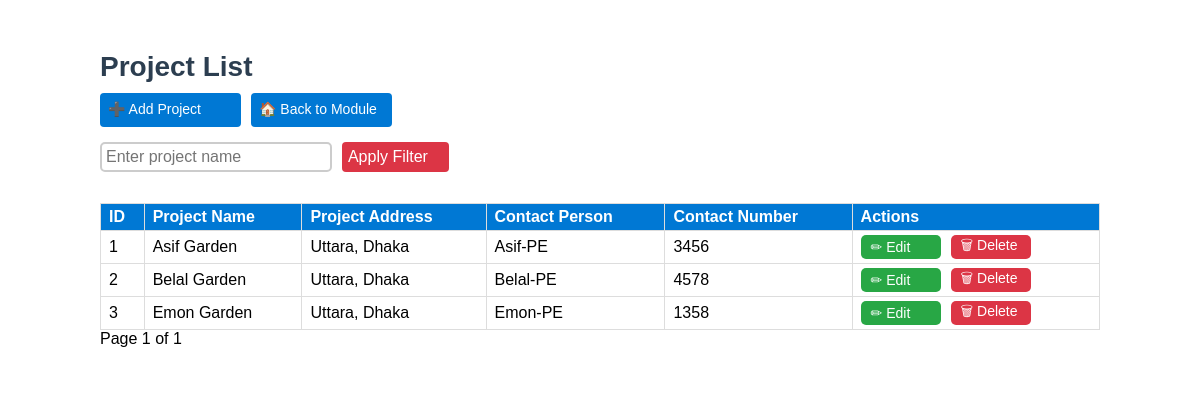
/construction-department/project/, run on the app's committed database.
### project/models.py (models this page shows, shortened)
class Project(models.Model):
    id = models.AutoField(primary_key=True)  # Auto-incrementing ID
    name_of_project = models.CharField(max_length=255)  # Project name
    project_address = models.CharField(max_length=500)  # Project address as CharField
    contact_person_name = models.CharField(max_length=255)  # Name of contact person
    contact_person_number = models.CharField(max_length=20)  # Contact number of contact person

### project/views.py (the view)
# urls.py: path("", project_list, name="project_list"),  # Display project list with filtering and pagination
def project_list(request):
    query = request.GET.get("q", "")  # Defaults to empty if no query string
    projects = Project.objects.all().order_by("id")  # Changed from "-id" to "id"
    if query:
        projects = projects.filter(name_of_project__icontains=query)
    paginator = Paginator(projects, 10)
    page_number = request.GET.get("page")
    try:
        projects_page = paginator.get_page(page_number)
    except (PageNotAnInteger, EmptyPage):
        projects_page = paginator.get_page(1)
    return render(request, "project/project_list.html", {
        "projects": projects_page,
        "query": query
    })

### project/templates/project/project_list.html (shortened to what this page needs)
{% block content %}
<div class="form-container">
    <h2>Project List</h2>
    <div class="nav-buttons">
        <a href="{% url 'project_create' %}" class="nav-button">➕ Add Project</a>
        <a href="{% url 'construction_department' %}" class="nav-button">🏠 Back to Module</a>
    </div>
    <div class="filter-container">
    <form method="get" style="display: flex; gap: 10px;">
        <input type="text" name="q" value="{{ query }}" class="filter-box" placeholder="Enter project name">
        <button type="submit" class="apply-button">Apply Filter</button>
    </form>
</div>
    <table>
        <thead>
            <tr>
                <th>ID</th>
                <th>Project Name</th>
                <th>Project Address</th>
                <th>Contact Person</th>
                <th>Contact Number</th>
                <th>Actions</th>
            </tr>
        </thead>
        <tbody>
            {% for project in projects %}
            <tr>
                <td>{{ project.id }}</td>
                <td class="name">{{ project.name_of_project }}</td>
                <td>{{ project.project_address }}</td>
                <td>{{ project.contact_person_name }}</td>
                <td>{{ project.contact_person_number }}</td>
                <td>
                    <div class="action-buttons">
                        <a href="{% url 'project_edit' project.id %}" class="action-button edit">✏ Edit</a>
                        <a href="{% url 'project_delete' project.id %}" class="action-button delete" onclick="return confirm('Are you sure you want to delete this project?');">🗑 Delete</a>
                    </div>
                </td>
            </tr>
            {% empty %}
            <tr>
                <td colspan="6" class="text-center">No projects found</td>
            </tr>
            {% endfor %}
        </tbody>
    </table>
<div class="pagination">
    <span>Page {{ projects.number }} of {{ projects.paginator.num_pages }}</span>
</div>
</div>
{% endblock %}

### project/templates/project/project_list.html (style rules this page uses)
.form-container { max-width: 1000px; margin: 0 auto; padding: 20px; background: white; border-radius: 5px; box-shadow: none; }
body, th, td, input, a, .nav-button, .filter-box, .apply-button, .action-button { font-family: "Trebuchet MS", sans-serif; }
h2 { text-align: left; color: #2c3e50; margin-bottom: 10px; font-size: 28px; }
table { width: 100%; border-collapse: collapse; margin-top: 10px; }
th, td { border: 1px solid #ddd; padding: 4px 8px; text-align: left; height: 18px; }
th { background-color: #0078D4; color: white; }
.nav-buttons { display: flex; gap: 10px; margin-bottom: 15px; }
.nav-button { background: #0078D4; color: white; padding: 8px; border-radius: 4px; text-decoration: none; width: 125px; height: 18px; font-size: 14px; }
.filter-container { display: flex; gap: 10px; margin-bottom: 15px; }
.filter-box { width: 75%; padding: 4px; font-size: 16px; border-radius: 5px; border: 2px solid #ccc; }
.apply-button { width: 120px; background: #dc3545; color: white; padding: 6px; border-radius: 4px; font-size: 16px; border: none; cursor: pointer; text-align: left; }
.action-buttons { display: flex; gap: 10px; align-items: center; }
.action-button { width: 60px; height: 4px; padding: 10px; display: flex; align-items: center; justify-content: left; text-decoration: none; font-size: 14px; border-radius: 5px; }
.action-button.edit { background: #28a745; color: white; }
.action-button.delete { background: #dc3545; color: white; }

### data on the page
Project: id "1", name_of_project "Asif Garden", project_address "Uttara, Dhaka", contact_person_name "Asif-PE", contact_person_number "3456"
Project: id "2", name_of_project "Belal Garden", project_address "Uttara, Dhaka", contact_person_name "Belal-PE", contact_person_number "4578"
Project: id "3", name_of_project "Emon Garden", project_address "Uttara, Dhaka", contact_person_name "Emon-PE", contact_person_number "1358"

### other printed values
{{ projects.number }} "1"
{{ projects.paginator.num_pages }} "1"
